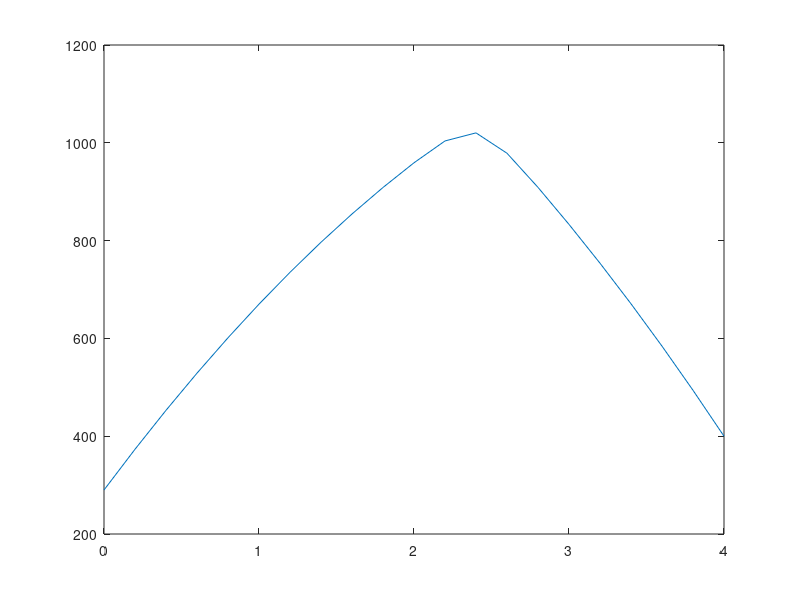

MATLAB code to generate this figure: (Note: this script raises an error after producing the figure.)
% a)

clearvars;close all;clc;

% paramterar
L = 4;
k = 2.2;
t0 = 290;
t1 = 400;

% ange Q(x)
Q = @(x) 3000*exp(-20*(x-0.6*L).^2) + 200;

% diskretisera [0,L] så att h(n+1) = L (n st puntker i intervallets interiör)
n = 19;
h = L/(n+1);

% skapa vektorn b med funktionsvärden av q (inre punkter i diskretiseringen)
xis = linspace(0+h,L-h,n)';
b = Q(xis) / k * h^2; % multiplicera med konstanter
% addera slut/startpunkter
b(1) = b(1) + t0;
b(end) = b(end) + t1;


%skapa matrisen A
A = diag(ones(1,n)*2,0) + diag(-1*ones(1,n-1),1) + diag(-1*ones(1,n-1),-1);

%% b)
clc;

% lös AT = b;
lT = A\b;

% lägg till start/slutvärden
T = [t0;lT;t1];
xs = [0;xis;L];

% plotta
figure(1);
plot(xs',T')
title(1,'temperatur över längd')

%% c)
clc;

iters = 10;

ans_3 = zeros(1,iters); % preallocata vektor för svar

start_n = 19;
n = start_n;
for i = 1:iters

    % lös problemet för olika h-värden
    h = L/(n+1);
    xis = linspace(0+h,L-h,n)';
    b = Q(xis) / k * h^2; 
    b(1) = b(1) + t0;
    b(end) = b(end) + t1;
    A = diag(ones(1,n)*2,0) + diag(-1*ones(1,n-1),1) + diag(-1*ones(1,n-1),-1);
    lT = A\b;

    index_3 = 3/h;

    ans_3(i) = lT(index_3);

    n = n*2 + 1; % halvera h
end

% bestäm det svar som hade 5 korrekta decimaler
errs = abs(ans_3(1,1:end-1)-ans_3(1,2:end));
index_precise_ans = find(errs < 0.5 * 10^-5,1,"first") + 1;
precise_ans = ans_3(index_precise_ans+3) % lägg till några iterationer för säkerhets skull, 833.134382316262

% bestäm noggranhetsordning
lower = ans_3(1,1:end-2);
mid = ans_3(1,2:end-1);
upper = ans_3(1,3:end);
ratios = (lower-mid)./(mid-upper);
approx_noggranhet = log2(ratios); % verkar vara 2
